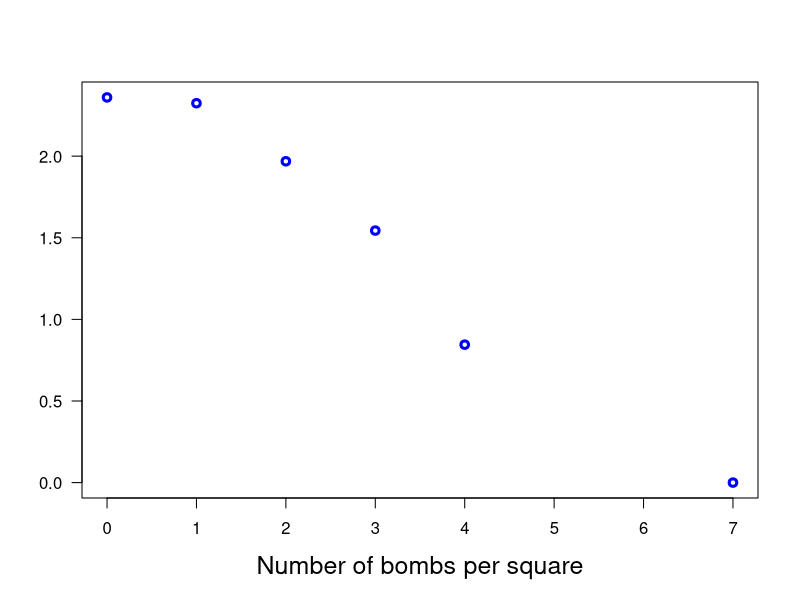

Generate this figure with R: (Note: this script raises an error after producing the figure.)
print('file: SolutionPointEstV2.R')
# EXERCISE & SOLUTION: German V2 bombs on London during World War II
fC = c(229,211,93,35,7,1) # frequencies (Clarke, 1946)
NOEC = seq(0,5)      # number of events (bombs/square)
NOBC = 537           # number of bombs (Clarke, 1946)
NOB1 = sum(NOEC*fC)  # number of bombs (calculated from Clarke data)
print('Calculated NOB < NOB given by Clarke ->')
print('1 case with >= 5 bombs actually means 7 bombs')
f = c(229,211,93,35,7,0,0,1) # frequencies (Clarke, 1946, modified)
NOE = seq(0,7)               # number of events
NSq = sum(f)      # number of square
NOB = sum(NOE*f)  # number of bombs
r = NOB/NSq       # mean rate (estimate)
print('Predict frequencies based on Poisson distribution:')
fP = NSq*dpois(NOE,r)
# png('PoissonV2London180107.png',width=16,height=12,units='cm',res=300)
plot(NOE,log10(f),type='p',lwd=3,col='blue',xlab='Number of bombs per square',
     ylab=NA,las=1,cex=1,cex.lab=1.5)
title(ylab=TeX('$log_{10}(frequency)$'),line=2.3,cex.lab=1.5)
points(NOE,log10(fP),lwd=3,col='red',cex=0.4,pch=24)
text(0.5,0.2,'mean rate = 0.93',col='red',cex=1.5,pos=4)
# dev.off()
# ---------------------------------------------------
# Results: 
print(c('number of bombs (Clarke, 1946) = ',NOBC))
print(c('number of bombs (calculated)   = ',NOB1))
print(c('number of bombs     = ',NOB))
print(c('number of squares   = ',NSq))
print(c('mean rate (estimate)   = ',round(r,4)))
print(c('frequencies (observed) = ',f))
print(c('frequencies (predicted) = ',round(fP,3)))